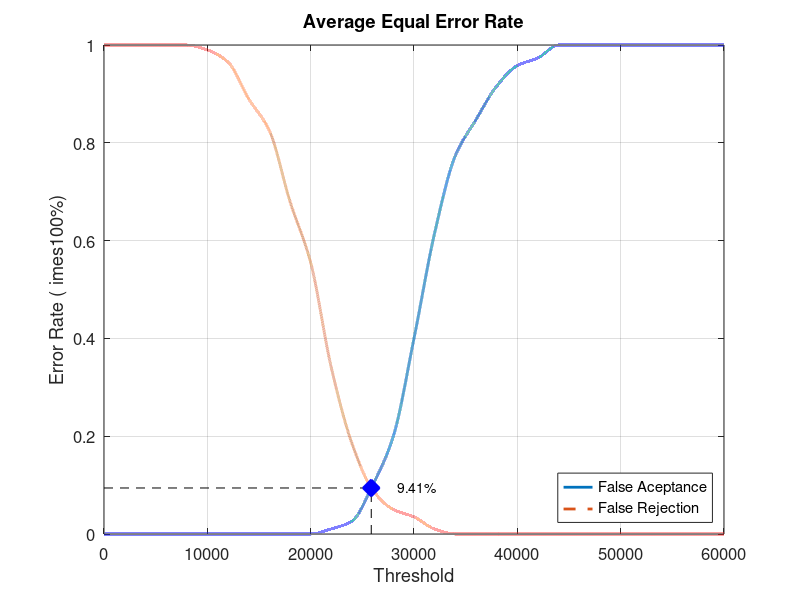
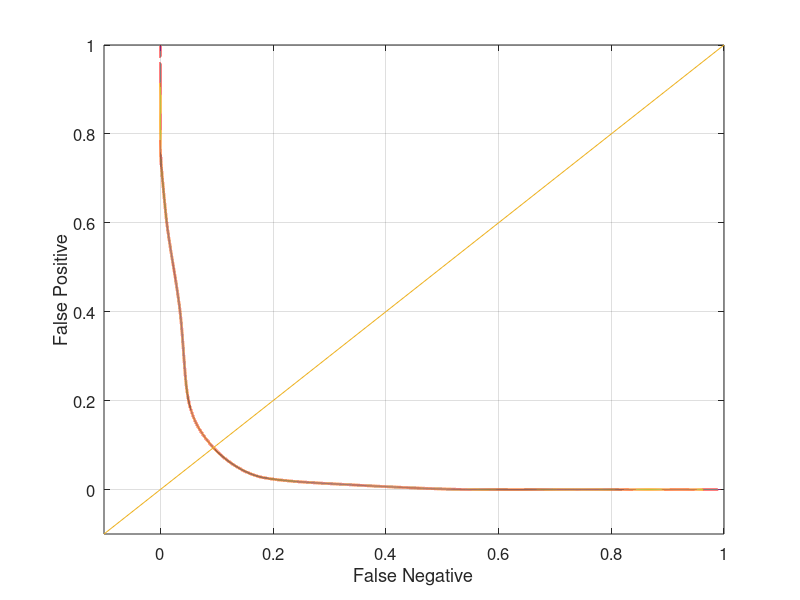

Write MATLAB code to recreate these figures, in order.
close all;
clear;
clc;
x = 0:2000:60000;
xq = 0:0.5:60000;

y0 = [0 0 0 0 0 0 0 0 0 0 0 0.0105263 0.0263158 0.1 0.2 0.4 0.615789 0.773684 0.847368 0.915789 0.957895 0.973684 1 1 1 1 1 1 1 1 1]
yy0 = interp1(x, y0, xq, 'pchip');
y1 = [1 1 1 1 1 0.99 0.965 0.89 0.825 0.68 0.555 0.34 0.185 0.09 0.05 0.035 0.01 0 0 0 0 0 0 0 0 0 0 0 0 0 0]
yy1 = interp1(x, y1, xq, 'pchip');

% Calculating EER: 
y2 = abs(y0 - y1);
find(y2 == min(y2))
yy2 = abs(yy0 - yy1);
xEER = find(yy2 == min(yy2));
xEERIndex = xq(xEER) % X-axis EER
yEER = yy0(xEER) % Y-axis EER

main = figure
plot(xq, yy0,'-','LineWidth', 2);	hold on
plot(xq, yy1,'--','LineWidth', 2);	hold on
plot([xEERIndex xEERIndex], [0 yEER], 'k--');	hold on
plot([0 xEERIndex], [yEER yEER], 'k--');	hold on
plot(xEERIndex, yEER, 'bx', 'LineWidth', 10);	hold on
text(xEERIndex + 10 * xEERIndex / 100, yEER, [num2str(round((10000 * yEER)) / 100) '%'])
legend('False Aceptance', 'False Rejection', 'Location', 'SouthEast')
xlabel('Threshold')
ylabel('Error Rate (	imes100%)')
title('Average Equal Error Rate')
set(gca, 'FontSize', 12)
axis([0 60000 0 1])
grid on

print(main, 'Database2_2Main', '-dpng');
FNRxFPR = figure('Color', [1 1 1]);
plot(yy1, yy0, '-', yy1, yy0, 'LineWidth', 2);
hold on
y = -0.1:0.1:1
plot(y, y); 
set(gca, 'FontSize', 12)
xlabel('False Negative')
ylabel('False Positive')
axis([-0.1 1 -0.1 1])
set(gca, 'FontSize', 12)
grid on

print(FNRxFPR, 'Database2_2FNRxFPR','-dpng');
